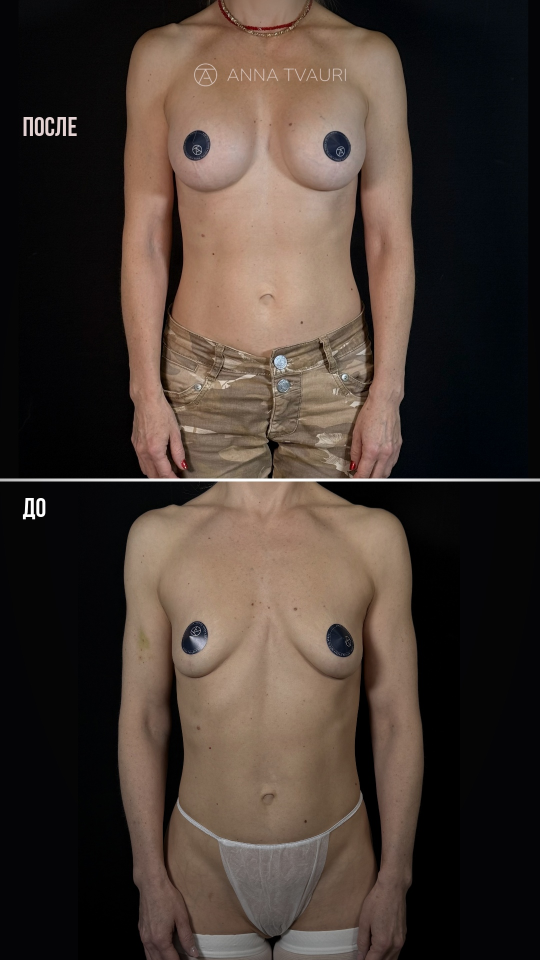
#> input picture Collage_lipo_to_implants_front.jpg, 1080 x 1920 px, given in place of IMG_8749.JPG, which was not available (shown at 1/2 size)
$ python reel_male_lipo.py ../Collage_lipo_to_implants_front.jpg
#> lines starting #> are read from the running program, lines starting #| are printed output that depends on the picture; pictures that were not available may be replaced by others from this repository, and a replacement may not be noted
#!/usr/bin/env python3
"""Reels «Лучше раньше, чем позже» — мужчина, комплексная коррекция (липосакция боков/живота, абдоминопластика,
липосакция груди), Анна Тваури.

Brand system of the other reels (navy, powder pink, Bebas Neue + Montserrat, logo). The patient's own words carry it:
his quote first (no ДО until 0:04), then ДО with a flipping calendar («долго откладывал»), the surgeon's plan with a
checklist ticked on every named zone, a ДО/ПОСЛЕ slider on «всё стоило того», three «2 недели» collages with shutter
clicks, «ранний результат», final ПОСЛЕ with the headline. Whole sentences only; the patient stays anonymous (face blurred).

usage:
  REEL_SRC=<folder with IMG_4316/4342/4355.MOV, IMG_8740.HEIC, IMG_8743/8744/8746/8749/8755-8757.JPG, logo.png, music.wav> python3 tools/reel_male_lipo.py [--preview t1,t2 | --cover | --audio-only]
Sources are first normalised into $REEL_SRC/_work (1080x1920, 30 fps; voices 48 kHz mono wav):
  ffmpeg -i IMG_x.MOV -vf "scale=1080:1920:flags=lanczos,fps=30,format=yuv420p" -an -c:v libx264 -crf 14 _work/IMG_x.mp4
  ffmpeg -i IMG_4355.MOV -vn -ac 1 -ar 48000 _work/IMG_4355.wav   (same for IMG_4316)
"""
import os, sys, subprocess, wave, numpy as np, cv2
from PIL import Image, ImageDraw, ImageFont, ImageOps

ROOT = os.path.dirname(os.path.dirname(os.path.abspath(__file__)))
SRC = os.environ.get("REEL_SRC", os.path.join(ROOT, "dl_male_lipo"))
WORK = os.path.join(SRC, "_work")
NAME = "Reels_male_better_sooner"
W, H, FPS, SR = 1080, 1920, 30, 48000
NAVY = np.float32([0, 18, 58]) / 255; PINK = np.float32([233, 197, 193]) / 255; WHITE = np.float32([1, 1, 1])
DEEP = np.float32([0, 8, 30]) / 255

def cl(x): return min(1.0, max(0.0, x))
def eo(x): x = cl(x); return 1 - (1 - x) ** 3
def eio(x): x = cl(x); return 4 * x ** 3 if x < 0.5 else 1 - (-2 * x + 2) ** 3 / 2
def eback(x): x = cl(x); c = 1.7; return 1 + (c + 1) * (x - 1) ** 3 + c * (x - 1) ** 2
def lerp(a, b, p): return a + (b - a) * p

# ---------------- voice edit: (block, source, [(in, out), …]) — whole sentences; parts inside one entry are joined with a 15 ms crossfade
VO = [("C0", "4316", [(1.64, 4.45)]),                                 # у нас мужчины, они не так часто у нас бывают — the reel opens on this
      ("A", "4355", [(8.58, 11.16), (11.40, 12.80)]),               # подумал-подумал и согласился. лучше раньше, чем позже. (stumble «рано» removed)
      ("B", "4355", [(7.30, 8.40)]),                                 # давно надо было делать
      ("C1", "4316", [(0.02, 1.56)]),                                # сегодня у нас интересная операция
      ("C1b", "4316", [(4.66, 6.70), (7.44, 10.28)]),                # проблема в том, что у него избыточное отложение жира, поэтому и «фартук» (stumble removed)
      ("C2", "4316", [(10.66, 16.52)]),                              # будем делать липосакцию боков, липосакцию живота, сделаем абдоминопластику
      ("C3", "4316", [(16.54, 23.30)]),                              # также у него молочные железы избыточно объёмные. и будем делать ещё липосакцию молочных желёз
      ("D", "4355", [(45.08, 52.75)]),                               # всё стоило того, я знал, на что шёл. результат… я начинаю видеть его, и в целом я доволен
      ("E", "4355", [(52.88, 55.35)])]                               # а это пока с отёком ещё, ещё нужно всё уменьшиться
GAP = {"A": 0.3, "B": 0.35, "C1": 1.4, "C1b": 0.3, "C2": 0.35, "C3": 0.3, "D": 0.45, "E": 0.3}   # the ДО hold after «давно надо было делать»
SEG = []; _t = 0.04                                                    # the reel starts on the first word
for _b, _s, _parts in VO:
    if SEG: _t += GAP[_b]
    _d = sum(o - a for a, o in _parts); SEG.append((_b, _s, _parts, _t, _d)); _t += _d
def vstart(b): return next(s[3] for s in SEG if s[0] == b)
def vend(b): return next(s[3] + s[4] for s in SEG if s[0] == b)
def at_src(name, src_t):
#> called with name = '4355', src_t = 48.4
    for b, s, parts, t0, d in SEG:
        if s != name: continue
        acc = 0
        for a, o in parts:
            if a <= src_t <= o: return t0 + acc + src_t - a
            acc += o - a
    raise ValueError(src_t)
# [10 lines left out: function src_of, not called in this run]
T_A = vstart("A") - 0.15; T_B = vstart("B") - 0.15; T_C1 = vstart("C1") - 0.2; T_C2 = vstart("C2") - 0.15; T_C3 = vstart("C3") - 0.12
T_D = vstart("D") - 0.2; T_SL_END = at_src("4355", 48.40); T_E = vstart("E") - 0.15; T_F = vend("E") + 0.35; DUR = T_F + 3.6
T_FLANK = at_src("4316", 12.88); T_BELLY = at_src("4316", 14.60); T_ABDO = at_src("4316", 16.02)
T_GLANDS = at_src("4316", 17.12); T_GOOD = at_src("4355", 51.52)

# ---------------- fonts & text bitmaps ----------------
FD = os.path.join(ROOT, "fonts"); _FC = {}
# [13 lines left out: functions bebas, mont, alpha_img, not called in this run]
def cap_top(f): asc, _ = f.getmetrics(); return 2 + asc + f.getbbox("Н", anchor="ls")[1]
# [6 lines left out: function blend, not called in this run]
def scaled(a, s):
    s = max(s, 0.02); return cv2.resize(a, (max(1, int(a.shape[1] * s)), max(1, int(a.shape[0] * s))), interpolation=cv2.INTER_LINEAR)

class Drop:
    """Bebas line(s), letter by letter: every glyph drops in from 1.7x size and fades in (*word* = pink)"""
    # [27 lines left out: functions __init__, draw, not called in this run]

class Track:
    """small Montserrat line that condenses from wide letter-spacing while fading in"""
    # [10 lines left out: functions __init__, draw, not called in this run]

class Marker:
    """Bebas line where one word sits on a pink marker bar that sweeps in (word turns navy)"""
    def __init__(s, pre, key, size, x, y):
        f = bebas(size); s.a = alpha_img(pre + " ", f); s.k = alpha_img(key, f); s.x, s.y, s.top, s.size = x, y, cap_top(f), size
        s.kx = x + f.getlength(pre + " ")
    # [9 lines left out: function draw, not called in this run]

class Roll:
    """slot-machine swap: the old word rolls up out of its mask, the new one rolls in from below"""
    # [35 lines left out: functions __init__, draw, path_draw, not called in this run]
def fill_poly(fr, pts, col, op=1.0):
    m = np.zeros((H, W), np.uint8); cv2.fillPoly(m, [np.round(np.float32(pts) * 4).astype(np.int32)], 255, cv2.LINE_AA, shift=2)
    blend(fr, m.astype(np.float32) / 255, 0, 0, col, op)
def star_pts(cx, cy, r, n=5, inner=0.45, rot=-np.pi / 2):
    return [(cx + (r if i % 2 == 0 else r * inner) * np.cos(rot + i * np.pi / n), cy + (r if i % 2 == 0 else r * inner) * np.sin(rot + i * np.pi / n)) for i in range(2 * n)]
def heart_pts(cx, cy, s):
    u = np.linspace(0, 2 * np.pi, 60)
    return list(zip(cx + s * 16 * np.sin(u) ** 3 / 16, cy - s * (13 * np.cos(u) - 5 * np.cos(2 * u) - 2 * np.cos(3 * u) - np.cos(4 * u)) / 16))
# [6 lines left out: function sparkle, not called in this run]

# ---------------- sources ----------------
class Src:
    def __init__(s, path): s.path = path; s.cap = None; s.i = -1; s.f = None
    # [8 lines left out: function get, not called in this run]
    def at(s, t): return s.get(round(t * FPS))
V = {k: Src(os.path.join(WORK, f"IMG_{k}.mp4")) for k in ["4355", "4316", "4342"]}
# [4 lines left out: function anon, not called in this run]
def photo(n, ext="JPG"):
#> called with n = 8749, ext = 'JPG'
    if ext == "HEIC":
        import pillow_heif; pillow_heif.register_heif_opener()
    return ImageOps.exif_transpose(Image.open(os.path.join(SRC, f"IMG_{n}.{ext}"))).convert("RGB")
#> returned value is the input picture: PIL image 1080x1920 RGB; mean R, G, B 71.5, 59, 51.5
def frame_of(im, box):
    """crop `box` (source px, 9:16) and scale it DOWN to the frame — never enlarged"""
    return np.asarray(im.crop(box).resize((W, H), Image.LANCZOS)).copy()
def cutout(n, dy=0):
    """Bazaart cut-outs: crop to the torso (the source is 2048 px wide, so this is a down-scale), app watermark dropped"""
    im = np.asarray(photo(n)); s = im.shape[1] / W; x0, y0, x1, y1 = [int(v * s) for v in (140, 380, 940, 1450)]; y0 -= dy; y1 -= dy
#> after `s = im.shape[1] / W`: s = 1
#> after `x0, y0, x1, y1 = [int(v * s) for v in (140, 380, 940, 1450)]`: x0 = 140; y0 = 380; x1 = 940; y1 = 1450
    c = cv2.resize(im[y0:y1, x0:x1], (W, int(W * (y1 - y0) / (x1 - x0))), interpolation=cv2.INTER_AREA)
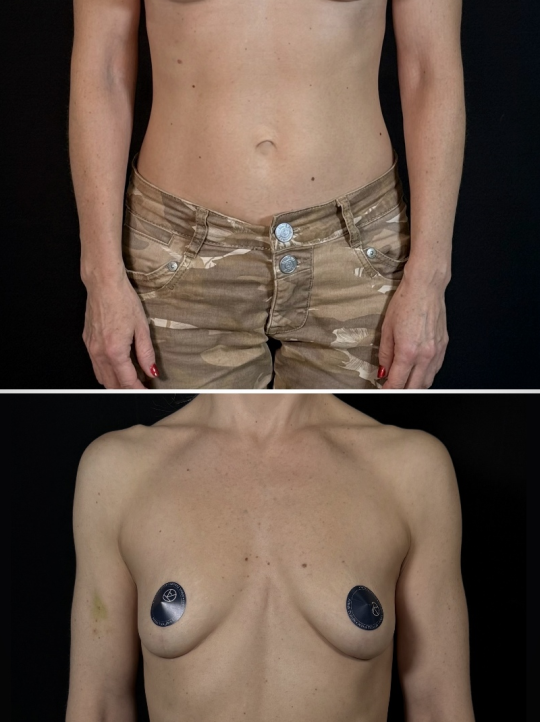
#> c: shape (1444, 1080, 3) (shown at 1/2 size); mean R, G, B 101.8, 83.3, 71.2
    fr = np.zeros((H, W, 3), np.uint8); fr[230:230 + c.shape[0]] = c[:H - 230]; return fr
#> after `fr[230:230 + c.shape[0]] = c[:H - 230]`:
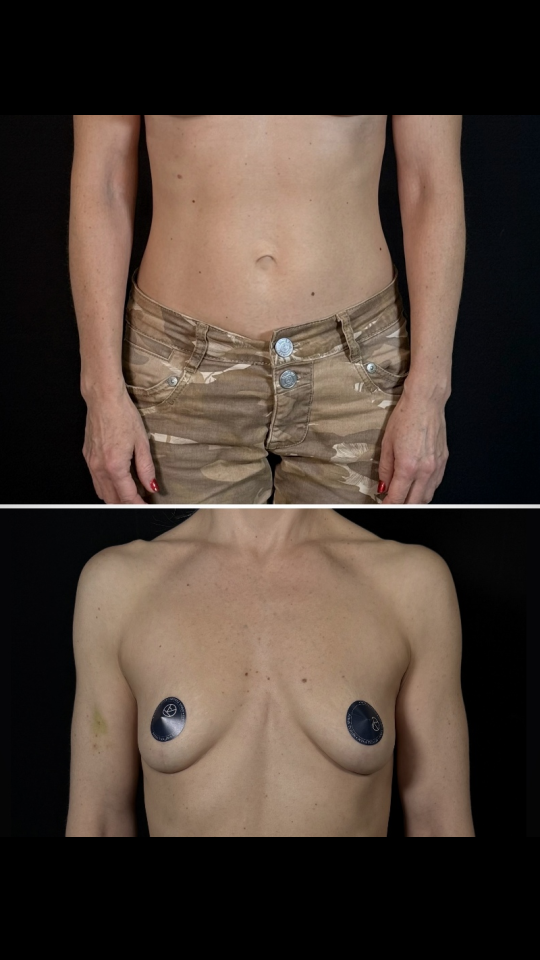
#> fr: shape (1920, 1080, 3) (shown at 1/2 size); mean R, G, B 76.6, 62.6, 53.5
BEF, AFT = cutout(8749), cutout(8746, 92)                             # ПОСЛЕ sits 92 px higher in its photo: nipple stickers line up
#> call 2 of cutout, with n = 8746, dy = 92
#> call 2 of photo, with n = 8746, ext = 'JPG'
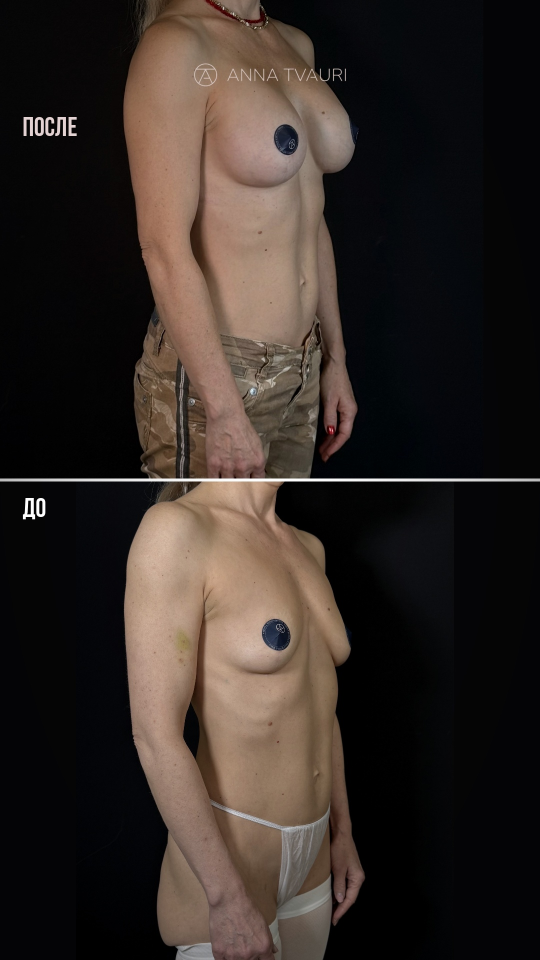
#> input picture Collage_lipo_to_implants_three_quarter.jpg, 1080 x 1920 px, given in place of IMG_8746.JPG, which was not available (shown at 1/2 size)
#> in photo, returned value is the input picture: PIL image 1080x1920 RGB; mean R, G, B 51.6, 42.7, 37.9
#> in cutout (call 2), `c = cv2.resize(im[y0:y1, x0:x1], (W, int(W * (y1 - y0) / (x1 - x0))), ..`:
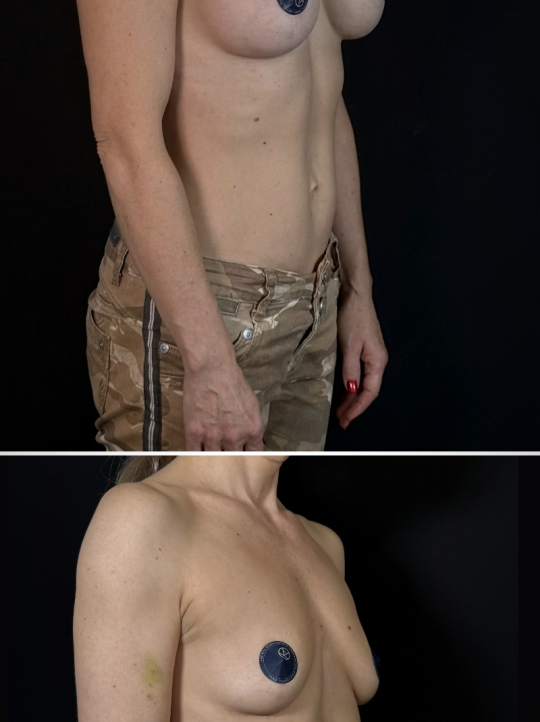
#> c: shape (1444, 1080, 3) (shown at 1/2 size); mean R, G, B 71.5, 59, 51.8
#> in cutout (call 2), `fr[230:230 + c.shape[0]] = c[:H - 230]`:
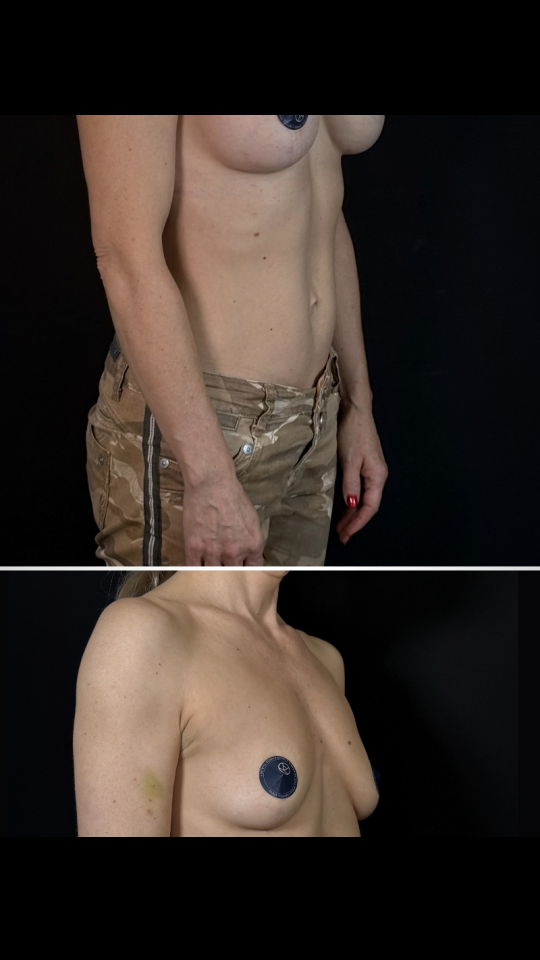
#> fr: shape (1920, 1080, 3) (shown at 1/2 size); mean R, G, B 53.8, 44.3, 39
CHEST_BOX = (294, 700, 2894, 5322); CHEST = frame_of(photo(8740, "HEIC"), CHEST_BOX)   # ДО chest, face cropped away
#> (the run stopped early here; a loop or call above may not have finished)
